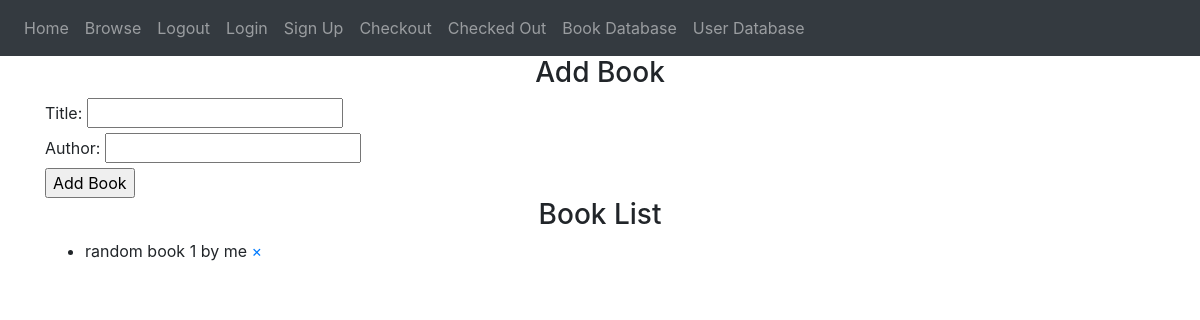
The page /bookBase on the database as committed earlier.
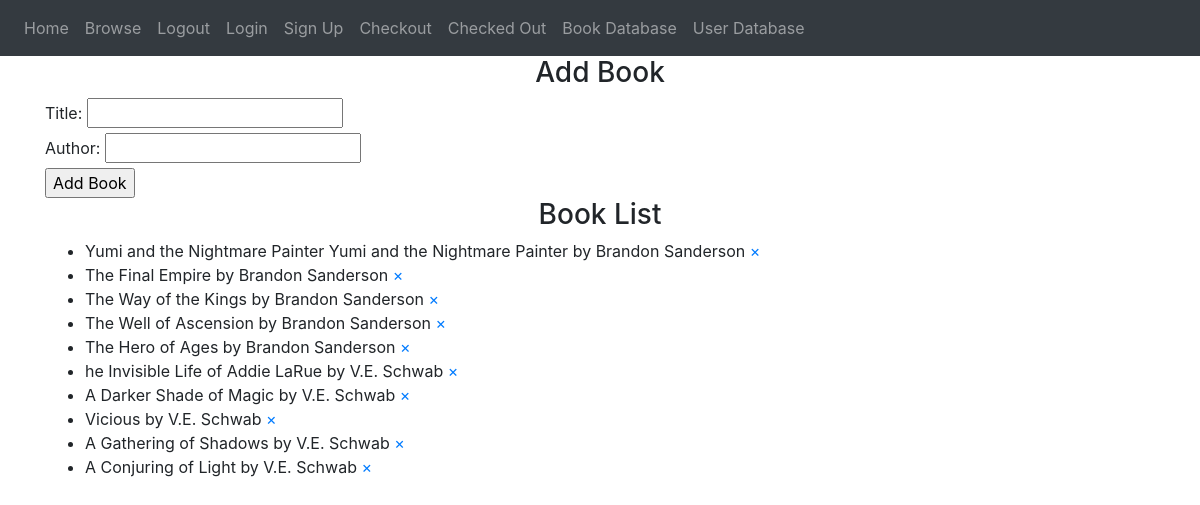
The same page on the database as committed later.
### website/models.py (models this page shows)
class Book(db.Model):
    id = db.Column(db.Integer, primary_key=True)
    title = db.Column(db.String(100))
    authorname = db.Column(db.String(100))

### website/views.py (the view, shortened to what this page needs)
@views.route("/bookBase", methods=['GET', 'POST'])
def bookBase():
    books = Book.query.all()
    return render_template("bookBase.html", books=books)

### website/templates/bookBase.html
{% extends "base.html" %}
{% block content %}
  <form method="POST">
    <h3 align="center">Add Book</h3>
    <label for="title">Title:</label>
    <input type="text" id="title" name="title" required>
    <br>
    <label for="author">Author:</label>
    <input type="text" id="author" name="author" required>
    <br>
    <input type="submit" value="Add Book">
  </form>
  <h3 align="center">Book List</h3>
  <div style="overflow-y: scroll; height: 300px;">
    <ul>
      {% for book in books %}
        <li>{{ book.title }} by {{ book.authorname }} <a href="{{ url_for('views.delete_book', book_id=book.id) }}">&times;</a></li>
      {% endfor %}
    </ul>
  </div>
{% endblock %}

Rows that differ between the two databases and show on the page:
changed Book: title "random book 1" → "Yumi and the Nightmare Painter Yumi and the Nightmare Painter"; authorname "me" → "Brandon Sanderson"
added Book: title "The Final Empire", authorname "Brandon Sanderson"
added Book: title "The Way of the Kings", authorname "Brandon Sanderson"
added Book: title "The Well of Ascension", authorname "Brandon Sanderson"
added Book: title "The Hero of Ages", authorname "Brandon Sanderson"
added Book: title "he Invisible Life of Addie LaRue", authorname "V.E. Schwab"
added Book: title "A Darker Shade of Magic", authorname "V.E. Schwab"
added Book: title "Vicious", authorname "V.E. Schwab"
added Book: title "A Gathering of Shadows", authorname "V.E. Schwab"
added Book: title "A Conjuring of Light", authorname "V.E. Schwab"
